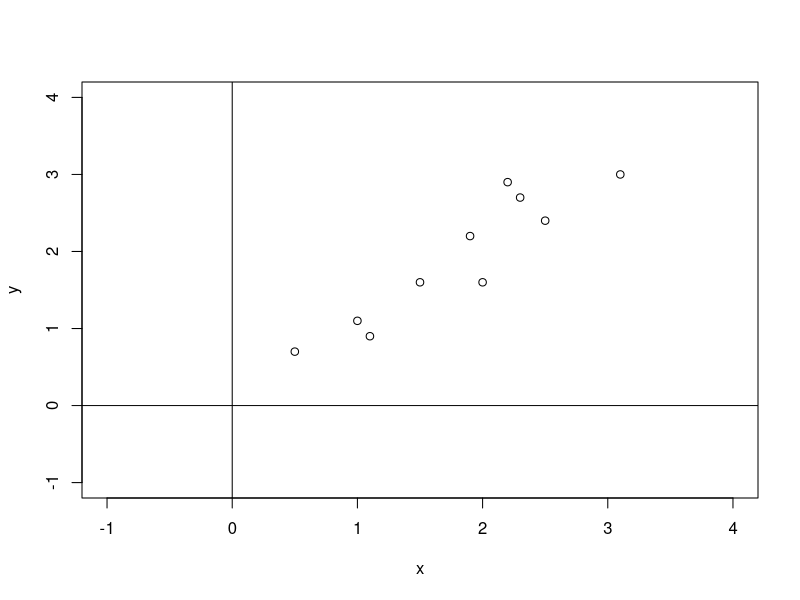
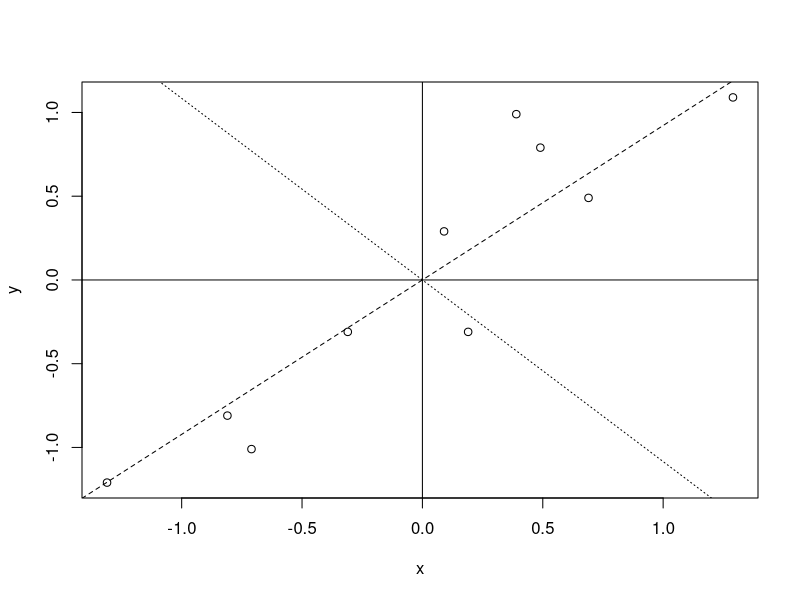
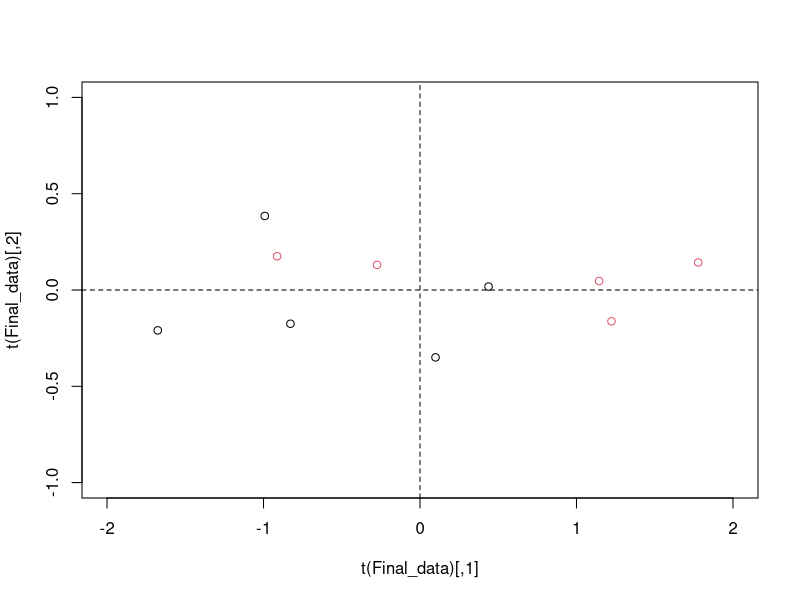
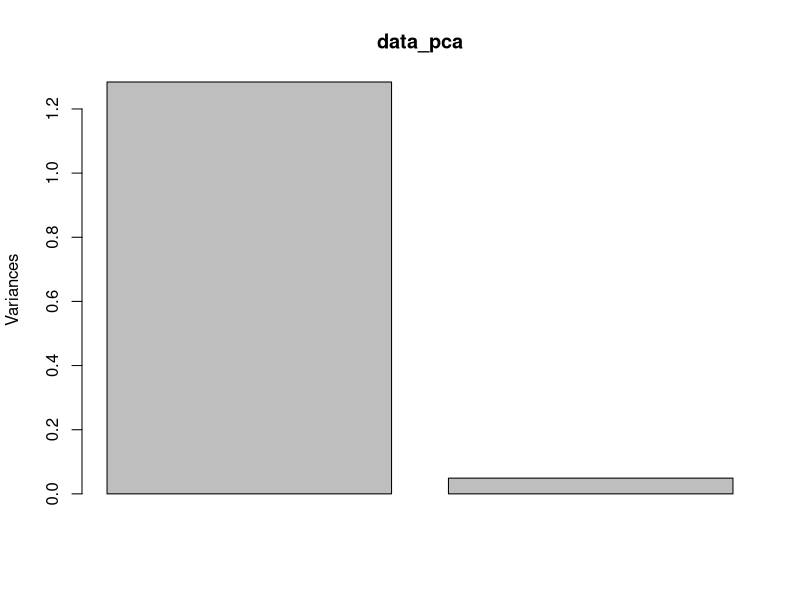
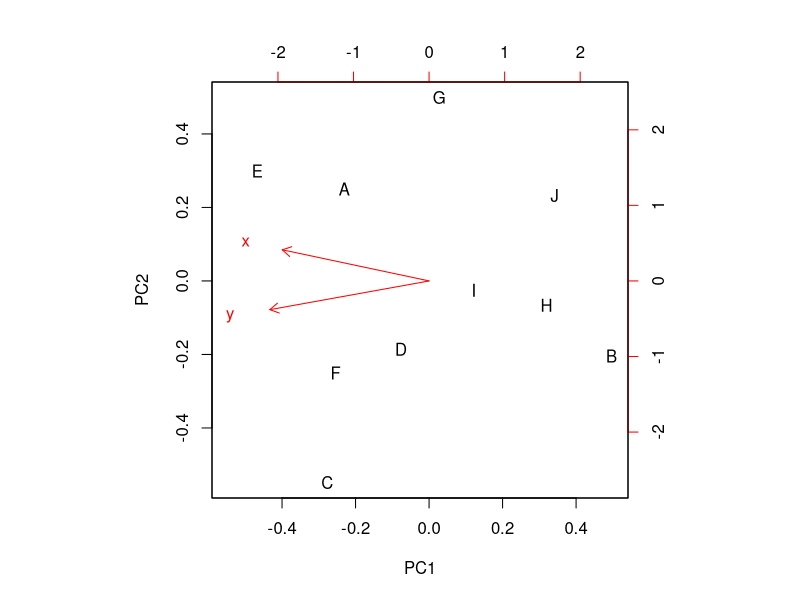

Here is the R script that generated these plots, in order:
###############
# PCA Example
###############
x <- c(2.5,.5,2.2,1.9,3.1,2.3,2,1,1.5,1.1)
y <- c(2.4,.7,2.9,2.2,3,2.7,1.6,1.1,1.6,.9)
data <- data.frame(x = x, y = y)
rownames(data) <- head(LETTERS, 10L)

means <- apply(data, 2, mean)

data2 <- sapply(1:2, function(x) data[, x] - means[x])
colnames(data2) <- c("x", "y")

plot(y ~ x, data = data, xlim = c(-1, 4), ylim = c(-1, 4))
abline(h = 0)
abline(v = 0)

# calc covariance matrix
cov_mat <- var(data)
with(data, cov(x, y))

var(x) + var(y)
var(x + y)

vecs <- eigen(cov_mat, FALSE)$vectors

plot(y ~ x, data = data2)
abline(0, vecs[1, 1] / vecs[2, 1], lty = 2)
abline(0, vecs[1, 2] / vecs[2, 2], lty = 3)
abline(h = 0); abline(v = 0)

Final_data <- t(vecs) %*% t(data2)
Final_data
plot(t(Final_data), xlim = c(-2, 2), ylim=c(-1, 1), col = 1:ncol(data))
abline(h = 0, lty = 2)
abline(v = 0, lty = 2)

###############
# require(HSAUR)
###############
data_pca <- prcomp(data)
data_pca
summary(data_pca)
x11()
plot(data_pca)
x11()
biplot(data_pca, col = c("black", "red"))
predict(data_pca, data)   # same as Final_data above

